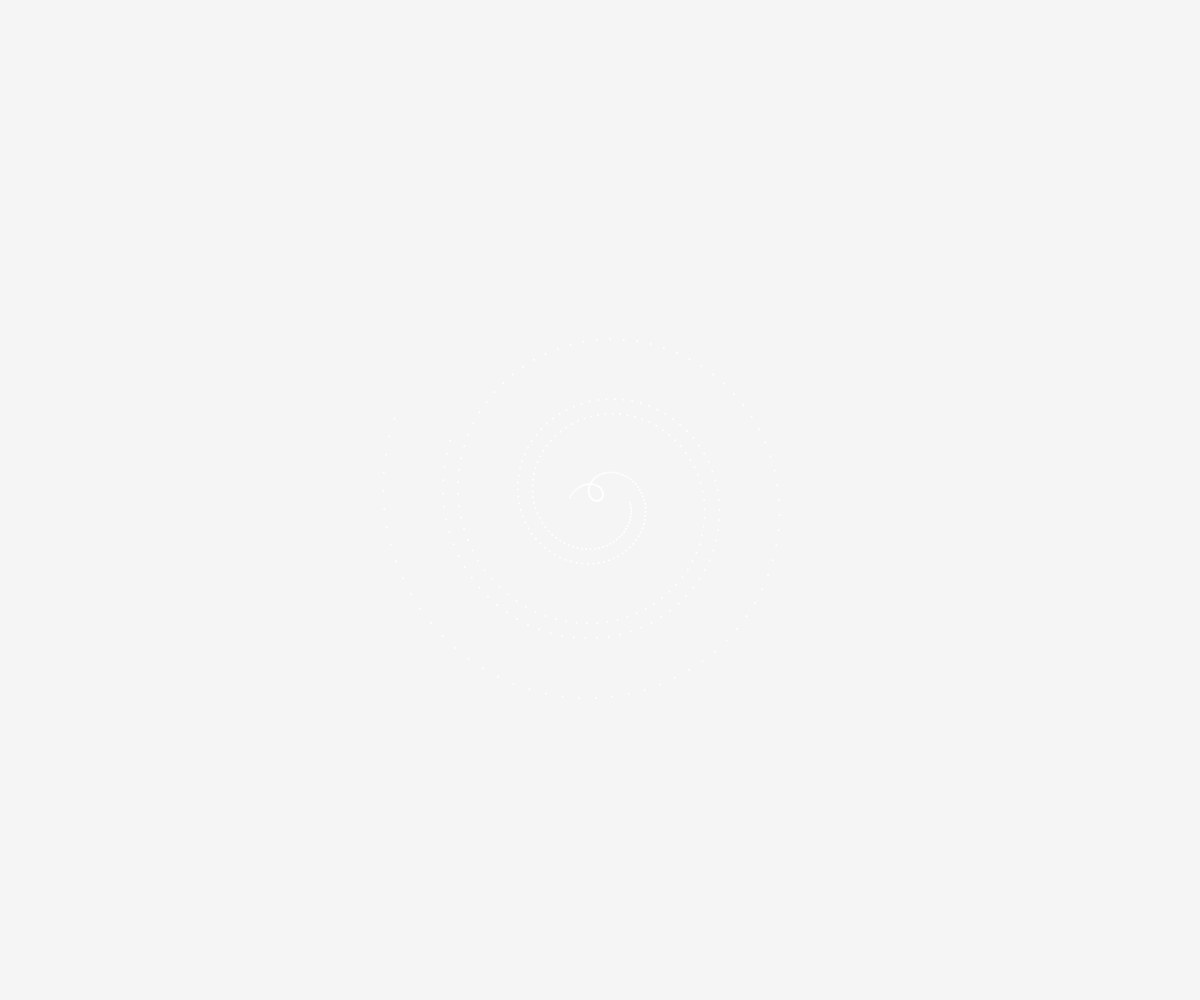
Frame 1 (no input)
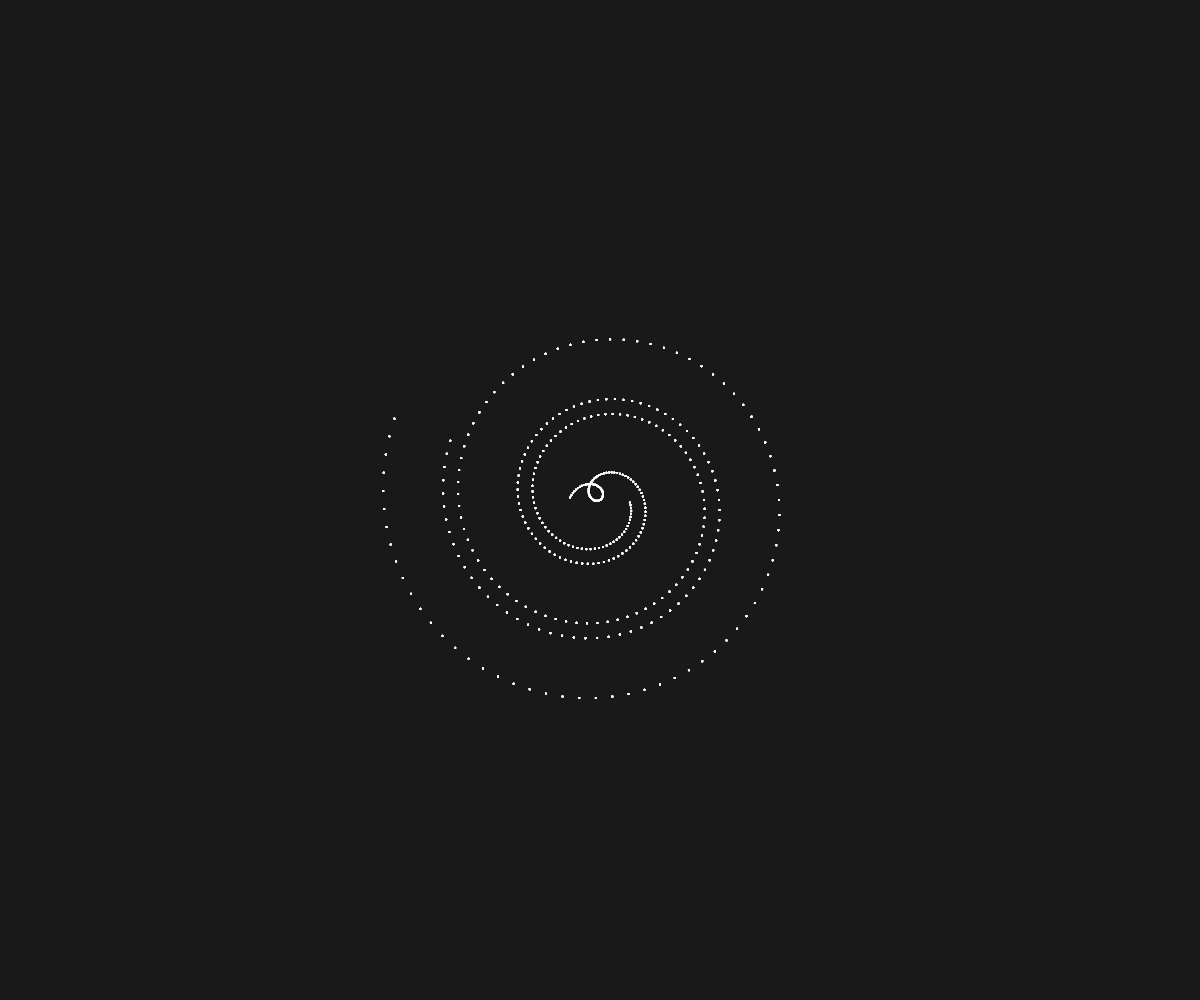
Frame 60 (no input)
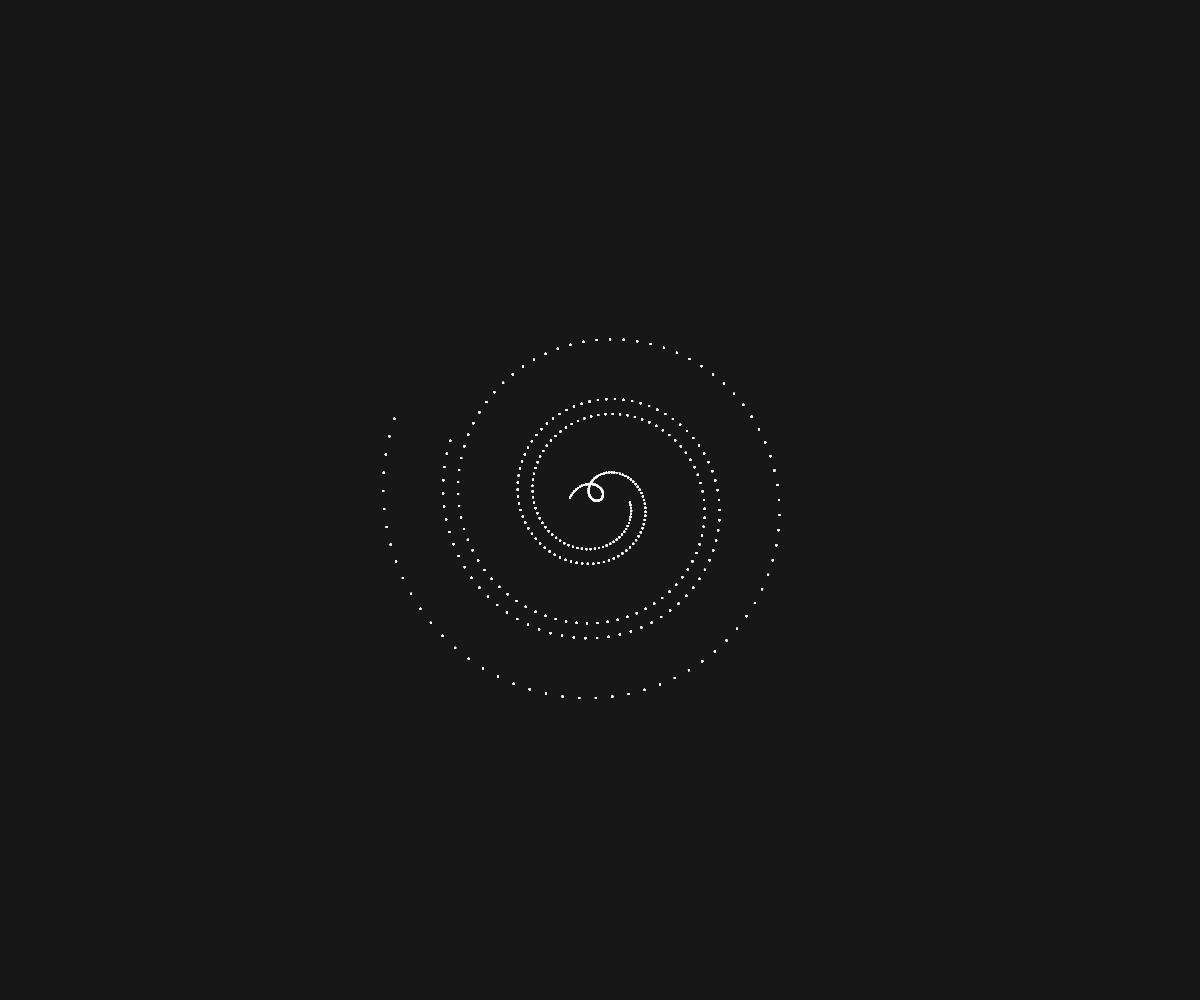
Frame 120 (the mouse pressed at the canvas centre since frame 60)

The p5.js sketch that drew these frames (run headless with seeded random() and noise() and a simulated clock; from frame 60 on, the mouse is pressed at the canvas centre):

// p5.js sketch
// ── sketch.js
// w = up
// a = left
// s = down
// d = right
//

var palet = {
  renk1: "214, 157, 14"
}

var yoff = 1;
var zoff = 1;

var x = -30; // x position
var y = 0; // y position
var x1 = 30; // x1 position
var y1 = 0; // y1 position

var s = 1; // Size
var speed = 3; // Speed

function setup() {
    createCanvas(windowWidth, windowHeight);
    noStroke();
    background(255, 90);
}

function draw() {

  background(0, 10)
  translate(width/2, height/2)

    var z1 = map(noise(yoff), 0, 1, 0, 40);
    var z2 = map(noise(zoff), 0, 1, 0, 40);

    // Handle keyboard input
    if (keyIsDown("W".charCodeAt(0)) || keyIsDown(UP_ARROW)) {
        y -= speed; // Up
        y1 -= speed; // Up
    }
    if (keyIsDown("A".charCodeAt(0)) || keyIsDown(LEFT_ARROW)) {
        x -= speed; // Left
      	x1 += speed; // Right
    }
    if (keyIsDown("S".charCodeAt(0)) || keyIsDown(DOWN_ARROW)) {
        y += speed; // Down
        y1 += speed; // Down
    }
    if (keyIsDown("D".charCodeAt(0))|| keyIsDown(RIGHT_ARROW)) {
        x += speed; // Right
      	x1 -= speed; // Left
    }



    for(var i=0; i<192; i++){

      rotate(TWO_PI/75.0)
      smooth();
      // fill(186, 52, 0);
      fill(palet.renk1)
      stroke(palet.renk1)
      ellipse(x1+i, y1, s, s);

      // fill(173, 130, 12);
      fill(palet.renk1)
      stroke(palet.renk1)
      ellipse(x+i, y, s, s);
    }

    yoff += 2;
    zoff += 1;

}
